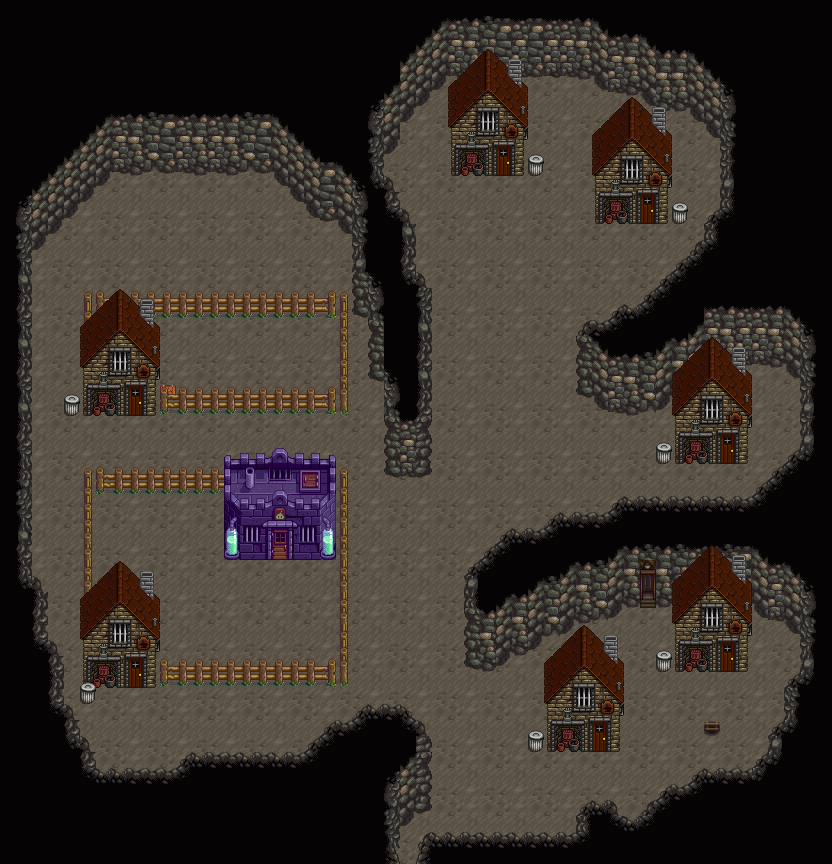

This game map was drawn from its Tiled (.tmx) file and the tilesets committed beside it. A one-line description and the trimmed map source follow:
An orthogonal 52x54 tile map with 16x16 px tiles, 6 tile layers (Back, Back2, Buildings, Buildings2, ...), 11 tilesets.

<map version="1.10" tiledversion="1.11.2" orientation="orthogonal" renderorder="right-down" width="52" height="54" tilewidth="16" tileheight="16" infinite="0" nextlayerid="18" nextobjectid="10">
 <tileset firstgid="1" name="spring_town" tilewidth="16" tileheight="16" tilecount="2304" columns="32">
  <image source="spring_town.png" width="512" height="1152" />
 </tileset>
 <tileset firstgid="2305" name="spring_outdoorsTileSheet" tilewidth="16" tileheight="16" tilecount="1975" columns="25">
  <image source="spring_outdoorsTileSheet.png" width="400" height="1264" />
 </tileset>
 <tileset firstgid="4280" name="spring_beach" tilewidth="16" tileheight="16" tilecount="527" columns="17">
  <image source="spring_beach.png" width="272" height="496" />
 </tileset>
 <tileset firstgid="4807" name="mine" tilewidth="16" tileheight="16" tilecount="288" columns="16">
  <image source="Mines/mine.png" width="256" height="288" />
 </tileset>
 <tileset firstgid="5095" name="mine_quarryshaft" tilewidth="16" tileheight="16" tilecount="288" columns="16">
  <image source="Mines/mine_quarryshaft.png" width="256" height="288" />
 </tileset>
 <tileset firstgid="5383" name="island_tilesheet_1" tilewidth="16" tileheight="16" tilecount="2080" columns="32">
  <image source="island_tilesheet_1.png" width="512" height="1040" />
 </tileset>
 <tileset firstgid="7463" name="night_market_tilesheet_objects" tilewidth="16" tileheight="16" tilecount="1368" columns="72">
  <image source="night_market_tilesheet_objects.png" width="1152" height="312" />
 </tileset>
 <tileset firstgid="8831" name="summer_outdoorsTileSheet2" tilewidth="16" tileheight="16" tilecount="1120" columns="16">
  <image source="summer_outdoorsTileSheet2.png" width="256" height="1120" />
 </tileset>
 <tileset firstgid="9951" name="Slime Hutch" tilewidth="16" tileheight="16" tilecount="49" columns="7">
  <image source="Slime Hutch.png" width="112" height="112" />
 </tileset>
 <tileset firstgid="10000" name="townInterior" tilewidth="16" tileheight="16" tilecount="2176" columns="32">
  <image source="townInterior.png" width="512" height="1088" />
 </tileset>
 <tileset firstgid="12176" name="volcano_dungeon" tilewidth="16" tileheight="16" tilecount="576" columns="16">
  <image source="Mines/volcano_dungeon.png" width="256" height="576" />
 </tileset>
 <layer id="14" name="Back" width="52" height="54">
  <data>[2808 cells, 2808 non-empty, 14 distinct tile ids]</data>
 </layer>
 <layer id="16" name="Back2" width="52" height="54">
  <data>[2808 cells, 4 non-empty, 4 distinct tile ids]</data>
 </layer>
 <layer id="12" name="Buildings" width="52" height="54">
  <data>[2808 cells, 1508 non-empty, 116 distinct tile ids]</data>
 </layer>
 <layer id="17" name="Buildings2" width="52" height="54">
  <data>[2808 cells, 22 non-empty, 9 distinct tile ids]</data>
 </layer>
 <layer id="13" name="Front" width="52" height="54">
  <data>[2808 cells, 113 non-empty, 12 distinct tile ids]</data>
 </layer>
 <layer id="15" name="AlwaysFront" width="52" height="54">
  <data>[2808 cells, 209 non-empty, 53 distinct tile ids]</data>
 </layer>
 <objectgroup id="6" name="Back" />
 <objectgroup id="7" name="Buildings" />
 <objectgroup id="8" name="Front" />
 <objectgroup id="9" name="AlwaysFront" />
</map>
